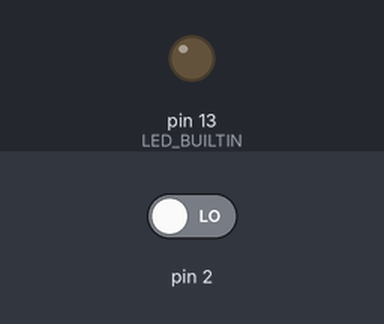
Bench run of a sketch on a simulated Arduino Uno, built with avr-gcc and run on an emulated ATmega328P. Parts: output pins drawn as LEDs (lit = HIGH). Dashed ring = blinking. The test bench sets the inputs (shaded band); at power-on: pin 2 LOW.

Above: at 1.2 s.
1.3 s: pin 2 driven HIGH
At 1.7 s:
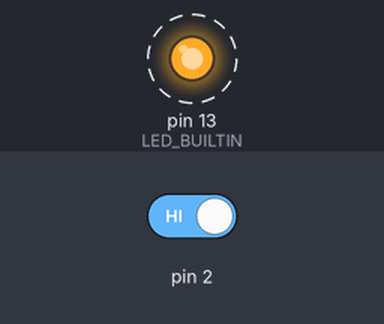
4.3 s: pin 2 driven LOW
At 5.3 s:
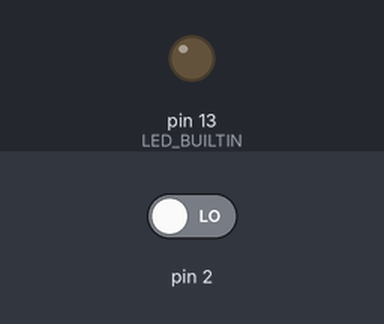
Timing chart, 0 to 7.3 s (numbered marks = the images above; inputs shaded):
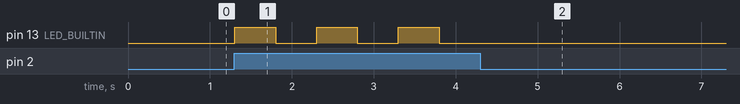

Measured:
- after the input at 1.3 s, pin 13 (LED_BUILTIN): alternates HIGH for 0.50 s and LOW for 0.50 s, starting at once
- after the input at 4.3 s, pin 13 (LED_BUILTIN): stops changing and stays LOW

The sketch:

tinkercad.ino
```cpp
int buttonState = 0;

void setup()
{
  pinMode(2, INPUT);
  pinMode(LED_BUILTIN, OUTPUT);
}

void loop()
{
  buttonState = digitalRead(2);
  while (buttonState == HIGH) {
    // turn LED on
    digitalWrite(LED_BUILTIN, HIGH);
    delay(500);
    digitalWrite(LED_BUILTIN, LOW);
    delay(500);
    buttonState = digitalRead(2);
  }
  delay(10); // Delay a little bit to improve simulation performance
}
```
